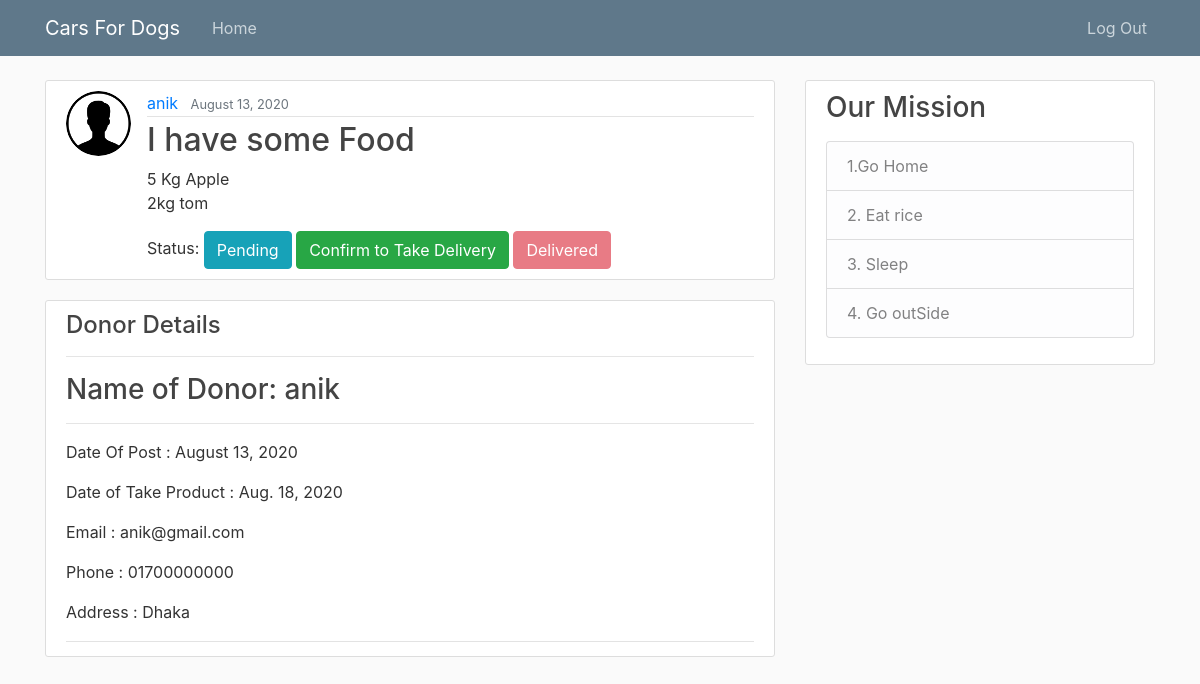
The page /voluntiar/see_post/3/ on the database its author committed.
### food_doner/models.py (models this page shows, shortened)
class Doner_Post(models.Model):
    date = models.DateField()
    title = models.CharField(max_length = 100)
    food_des = models.TextField()
    date_posted = models.DateTimeField (default = timezone.now)
    username = models.ForeignKey(User, on_delete=models.CASCADE)
    status = models.IntegerField(default = 1)

class profile(models.Model):
    user = models.OneToOneField(User, on_delete = models.CASCADE)
    image = models.ImageField(default= 'default.jpg', upload_to = 'profile_pics')
    number = models.CharField(max_length = 100)
    address= models.CharField(max_length = 100)

### voluntiar/views.py (the view)
# urls.py: path('post/<int:pk>/', PostView.as_view(), name='details'),
class PostView (DetailView):
    model = Doner_Post
    template_name = "voluntiar/post_view.html"

### voluntiar/templates/voluntiar/post_view.html
{% extends "voluntiar/base.html" %}
{% block content %}
    <article class="media content-section">
        <img class="rounded-circle article-img" src="{{ object.username.profile.image.url }}">
        <div class="media-body">
            <div class="article-metadata">
                <a class="mr-2" href="#">{{ object.username }}</a>
                <small class="text-muted">{{ object.date_posted | date:"F d, Y" }}</small>
            </div>
            <h2 class="article-title">{{ object.title }}</h2>
            <p class="article-content">{{ object.food_des }}</p>
         Status:
                {% if object.status == 1 %}
                    <button class="btn btn-info" disabled>Pending</button>
                    <a href="{% url 'update_status' object.id %}" class="btn btn-success" >Confirm to Take Delivery</a>
                    <a href="{% url 'update_status2'  object.id %}" class="btn btn-danger">Delivered</a>
                {% elif object.status == 2  %}
                    <a href="{% url 'update_status1'  object.id %}" class="btn btn-info" >Pending</a>
                    <button class="btn btn-success" disabled >Confirm to Take Delivery</button>
                    <a href="{% url 'update_status2'  object.id %}" class="btn btn-danger">Delivered</a>
                {% else %}
                    <a href="{% url 'update_status1'  object.id %}" class="btn btn-info" >Pending</a>
                    <a href="{% url 'update_status'  object.id %}" class="btn btn-success" >Confirm to Take Delivery</a>
                    <button class="btn btn-danger" disabled>Delivered</button>
                {% endif %}
        </div>
    </article>
    <article  class="media content-section">
        <div class="media-body">
        <h4>Donor Details</h4>
            <hr>
               <div class="article-metadata">
                <h3>Name of Donor: {{ object.username }}</h3>
                   <hr>
               <p>Date Of Post :  {{ object.date_posted | date:"F d, Y" }}</p>
                   <p>Date of Take Product : {{ object.date }}</p>
                   <p>Email : {{ object.username.email }}</p>
                     <p>Phone : {{ object.username.profile.number }}</p>
                    <address>Address : {{ object.username.profile.address }}</address>
            </div>
        </div>
    </article>
{% endblock content %}

### food_doner/static/food_doner/main.css (style rules this page uses)
body { background: #fafafa; color: #333333; margin-top: 5rem; }
h1, h2, h3, h4, h5, h6 { color: #444444; }
.content-section { background: #ffffff; padding: 10px 20px; border: 1px solid #dddddd; border-radius: 3px; margin-bottom: 20px; }
.article-title { color: #444444; }
.article-content { white-space: pre-line; }
.article-img { height: 65px; width: 65px; margin-right: 16px; }
.article-metadata { padding-bottom: 1px; margin-bottom: 4px; border-bottom: 1px solid #e3e3e3 }

### rows shown on the page
Doner_Post: username.profile.image (picture), username "anik", date_posted "August 13, 2020", title "I have some Food", food_des "5 Kg Apple 2kg tom", date "Aug. 18, 2020", username.email "anik@gmail.com", username.profile.number "01700000000", username.profile.address "Dhaka"
